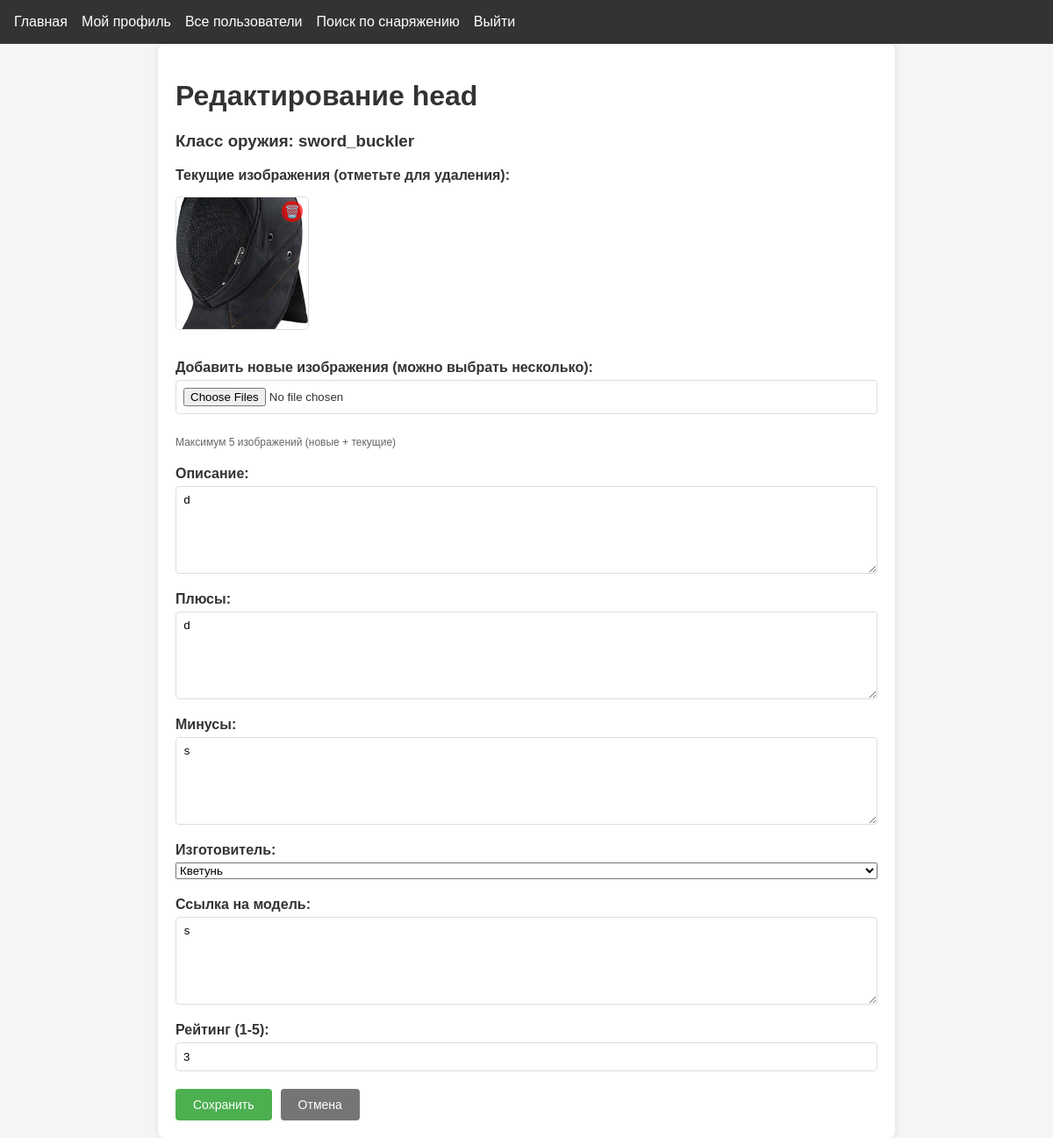
Page /upload/head (signed in) on the earlier database version.
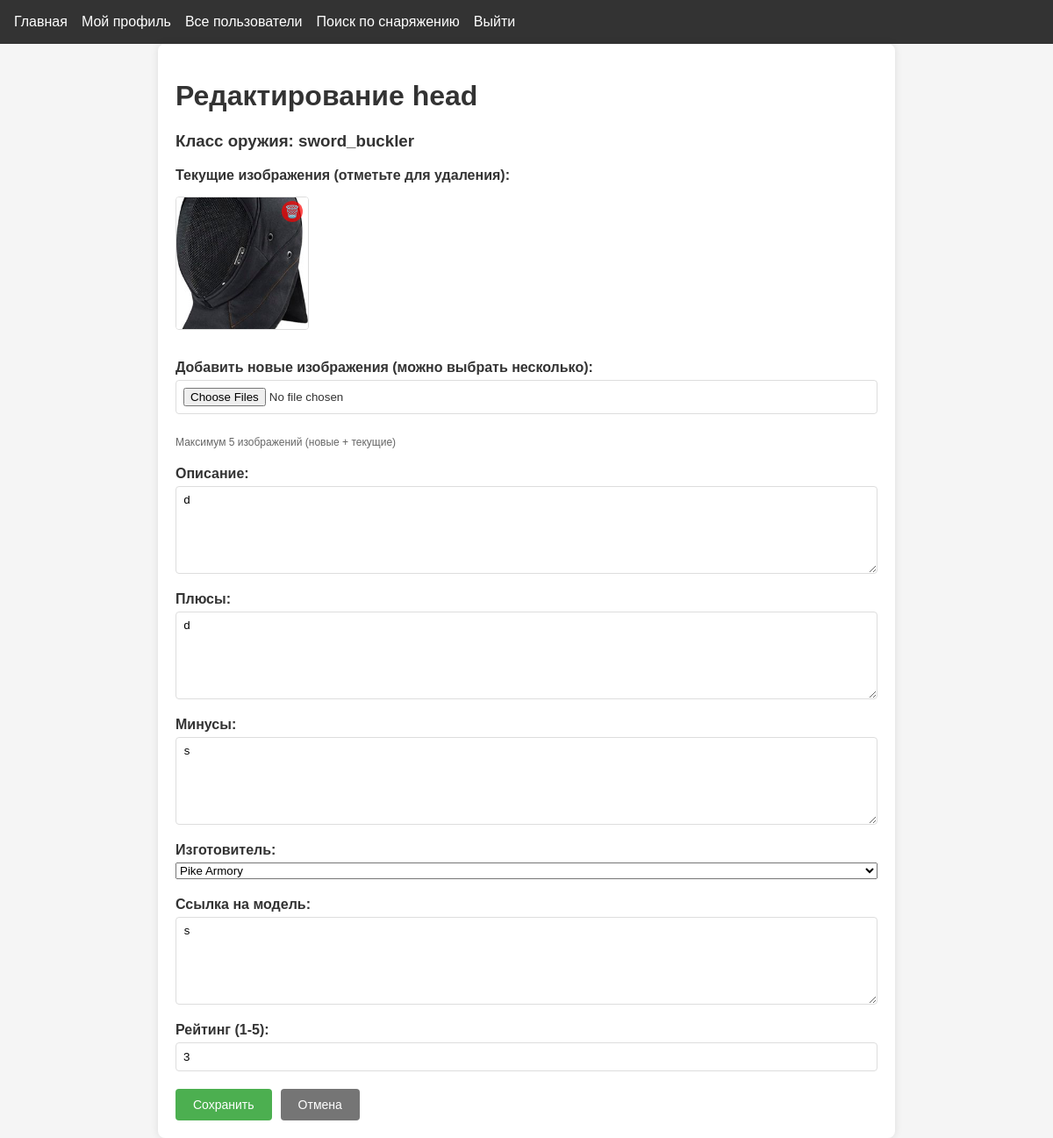
Same page on the later database version.
### app.py (models this page shows)
class InventoryItem(db.Model):
    id = db.Column(db.Integer, primary_key=True)
    user_id = db.Column(db.Integer, db.ForeignKey("user.id"), nullable=False)
    model = db.Column(db.String(20), default="none")  # изготовитель
    model_site = db.Column(db.Text)  # ссылка на изготовителя
    weapon_class = db.Column(db.String(20), default="all")  # 'all' или конкретный класс
    item_type = db.Column(db.String(20), nullable=False)
    image_paths = db.Column(db.Text)
    description = db.Column(db.Text)
    pros = db.Column(db.Text)
    cons = db.Column(db.Text)
    rating = db.Column(db.Integer)

### app.py (the view, shortened to what this page needs)
@app.route("/upload/<item_type>", methods=["GET", "POST"])
@login_required
def upload(item_type):
    weapon_class = request.args.get("weapon_class", current_user.weapon_class)
    item = InventoryItem.query.filter_by(
        user_id=current_user.id, item_type=item_type, weapon_class=weapon_class
    ).first()
    return render_template(
        "upload.html", item_type=item_type, weapon_class=weapon_class, item=item
    )

### app.py (called while the page is built)
@login_manager.user_loader
def load_user(user_id):
    return User.query.get(int(user_id))

### templates/upload.html (shortened to what this page needs)
{% extends "base.html" %}
{% block content %}
<div class="upload-container">
    <h1>{% if item %}Редактирование{% else %}Добавление{% endif %} {{ item_type }}</h1>
    {% if weapon_class %}<h3>Класс оружия: {{ weapon_class }}</h3>{% endif %}
    <form method="POST" enctype="multipart/form-data" id="uploadForm">
        {% if item and item.image_paths %}
        <div class="form-group">
            <label>Текущие изображения (отметьте для удаления):</label>
            <div class="current-images">
                {% for image_path in item.image_paths.split(',') %}
                <div class="image-item">
                    <img src="{{ url_for('static', filename='uploads/' + image_path) }}"
                         alt="Изображение {{ loop.index }}">
                    <label class="delete-checkbox">
                        <span class="delete-icon">🗑️</span>
                    </label>
                </div>
                {% endfor %}
            </div>
        </div>
        {% endif %}
        <div class="form-group">
            <label for="images">
                {% if item %}Добавить новые изображения{% else %}Загрузите изображения{% endif %}
                (можно выбрать несколько):
            </label>
            <input type="file" id="images" name="images" accept="image/*" multiple
                   onchange="previewImages(this)">
            <div class="hint">Максимум 5 изображений ({% if item %}новые + текущие{% endif %})</div>
        </div>
        <div class="form-group">
            <label for="description">Описание:</label>
            <textarea id="description" name="description" required>{{ item.description if item else '' }}</textarea>
        </div>
        <div class="form-group">
            <label for="pros">Плюсы:</label>
            <textarea id="pros" name="pros" required>{{ item.pros if item else '' }}</textarea>
        </div>
        <div class="form-group">
            <label for="cons">Минусы:</label>
            <textarea id="cons" name="cons" required>{{ item.cons if item else '' }}</textarea>
        </div>
        <div class="form-group">
            <label for="model">Изготовитель:</label>
            <select id="model" name="model">
                <option value="Kvetun" {% if item and item.model == 'Kvetun' %}selected{% endif %}>Кветунь</option>
                <option value="PikeArmory" {% if item and item.model == 'PikeArmory' %}selected{% endif %}>Pike Armory</option>
            </select>
        </div>
        <div class="form-group">
            <label for="model_site">Ссылка на модель:</label>
            <textarea id="model_site" name="model_site" required>{{ item.model_site if item else '' }}</textarea>
        </div>
        <div class="form-group">
            <label for="rating">Рейтинг (1-5):</label>
            <input type="number" id="rating" name="rating"
                   value="{{ item.rating if item else 3 }}"
                   min="1" max="5" required>
        </div>
        <div class="form-actions">
            <button type="submit" class="btn">Сохранить</button>
            <a href="{{ url_for('view_profile', username=current_user.username, weapon_class=weapon_class) }}"
               class="btn cancel">Отмена</a>
        </div>
    </form>
</div>
{% endblock %}

Differences in the rows shown:
changed InventoryItem "head": model "Кветунь" → "Pike Armory"
